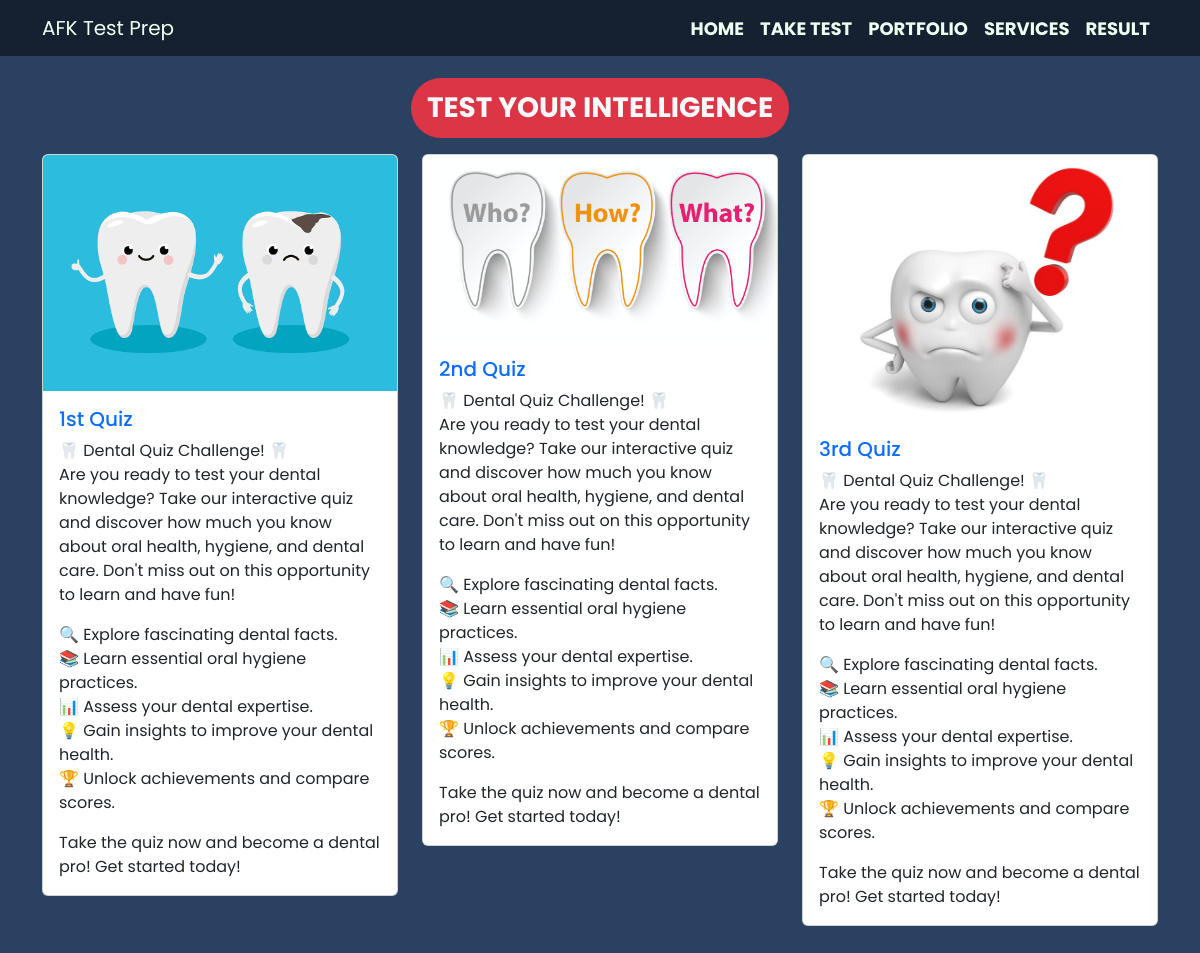
/all_Category, run on the app's committed database.
### main/models.py (models this page shows, shortened)
class quizCategory(models.Model):
    title = models.CharField(max_length=100)
    details = models.TextField()
    image = models.ImageField(upload_to='cat_images')
    class Meta:
        verbose_name_plural = 'Quiz Categories'

### main/views.py (the view)
# urls.py: path('all_Category', views.all_Category, name="all_Category"),
def all_Category(request):
    categoriesData = models.quizCategory.objects.all()
    return render(request, 'all_Category.html', {'data':categoriesData})

### main/templates/all_Category.html (shortened to what this page needs)
{% load static %}
<!DOCTYPE html>
<html lang="en">
<head>
  <link href="https://stackpath.bootstrapcdn.com/bootstrap/4.1.3/css/bootstrap.min.css" rel="stylesheet">
  <link href="https://cdnjs.cloudflare.com/ajax/libs/animate.css/3.7.2/animate.min.css" rel="stylesheet">
  <link href="https://cdn.jsdelivr.net/npm/bootstrap@5.3.0-alpha3/dist/css/bootstrap.min.css" rel="stylesheet">
  <link href="https://cdn.jsdelivr.net/npm/bootstrap@5.3.0-alpha3/dist/js/bootstrap.bundle.min.js" rel="stylesheet">
  <link href="{% static '/home-style.css/' %}" rel="stylesheet">
  <link href="{% static '/custom.css/' %}" rel="stylesheet">
</head>
<body onscroll="myFunction()">
	<nav class="navbar navbar-expand-lg fixed-top" style="background: rgba(0, 0, 0, 0.5);">
		<div class="container">
			<a style="color: honeydew;" class="navbar-brand" href="#">AFK Test Prep</a>
			<div class="collapse navbar-collapse" id="navbarSupportedContent">
				<ul class="navbar-nav ml-auto">
					<li class="nav-item active">
						<a style="color: honeydew;" class="nav-link nav-link-hover" href="{% url 'home' %}">Home</a>
					</li>
					<li class="nav-item">
						<a style="color: honeydew;" class="nav-link" href="{% url 'all_Category' %}">Take Test</a>
					</li>
					<li class="nav-item">
						<a style="color: honeydew;" class="nav-link" href="#">Portfolio</a>
					</li>
					<li class="nav-item">
						<a style="color: honeydew;" class="nav-link" href="#">Services</a>
					</li>
					<li class="nav-item">
						<a style="color: honeydew;" class="nav-link" href="{% url 'result' %}">Result</a>
					</li>
				</ul>
			</div>
		</div>
	</nav>
	<div class="container">
		<div class="text-center">
		  <h4 class="badge rounded-pill p-3 fs-3 mt-5 bg-danger text-uppercase font-weight-bold text-light">
			Test Your Intelligence
		  </h4>
		</div>
		<div class="row mt-2">
		  {% for category in data %}
		  <div class="col-md-4">
			<div class="card mb-4">
			  <a class="text-decoration-none" href="{% url 'category_questions' category.id %}">
				<img src="{{category.image.url}}" class="card-img-top" alt="{{category.title}}">
			  </a>
			  <div class="card-body">
				<a class="text-decoration-none" href="{% url 'category_questions' category.id %}">
				  <h5 class="card-title">{{category.title}}</h5>
				</a>
				<p class="card-text">
				  🦷 Dental Quiz Challenge! 🦷<br>
				  Are you ready to test your dental knowledge? Take our interactive quiz and discover how much you know about oral health, hygiene, and dental care. Don't miss out on this opportunity to learn and have fun!
				</p>
				<p class="card-text">
				  🔍 Explore fascinating dental facts.<br>
				  📚 Learn essential oral hygiene practices.<br>
				  📊 Assess your dental expertise.<br>
				  💡 Gain insights to improve your dental health.<br>
				  🏆 Unlock achievements and compare scores.
				</p>
				<p class="card-text">
				  Take the quiz now and become a dental pro! Get started today!
				</p>
			  </div>
			</div>
		  </div>
		  {% endfor %}
		</div>
	  </div>
</body>
</html>

### main/static/home-style.css (style rules this page uses)
.navbar-nav a { font-size: 18px; text-transform: uppercase; font-weight: bold; font-family: Poppins; }
.navbar-nav { text-align: center; }
.nav-link { padding: .2rem 1rem; }

### main/static/custom.css (style rules this page uses)
.navbar { position: fixed; top: 0; width: 100%; background-color: transparent; transition: background-color 0.5s ease; }

### main/templates/all_Category.html (style rules this page uses)
body { padding: 30px; background-color: #2B4162; font-family: 'Poppins', sans-serif; }

### data on the page
quizCategory: image (picture), title "1st Quiz"
quizCategory: image (picture), title "2nd Quiz"
quizCategory: image (picture), title "3rd Quiz"
